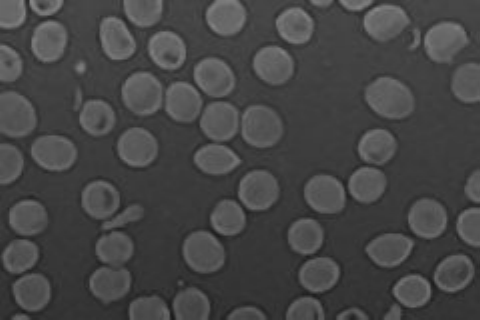
#> input picture Lab5/pics/bloodCells.tif, 480 x 320 px
$ python blood_cells.py
#> lines starting #> are read from the running program, lines starting #| are printed output that depends on the picture; after the words box and inside, x2 and y2 are one past the last pixel; in counts of white or black regions, pixels touching at a corner belong together
from pathlib import Path
import numpy as np
import matplotlib.pyplot as plt
from scipy import ndimage
from skimage.segmentation import clear_border
from PIL import Image

# ----------------------------------------------------- load image ---------------------------------------------
# Load the image
file_name = Path('.', 'pics', 'bloodCells.tif')
image = Image.open(file_name)
#> image is the input picture: PIL image 480x320 L; min 27, max 134, mean 69.6

# Convert the image to grayscale if it's not already
gray_image = image.convert('L')
# Define the threshold value
threshold = 75
# Apply the threshold to create a binary image
binary_image = gray_image.point(lambda p: p > threshold and 255)
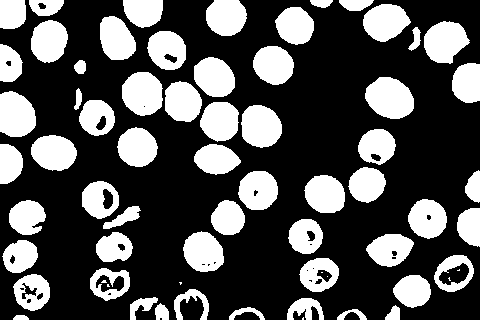
#> binary_image: PIL image 480x320 L; 32.4% white; 67 white regions (8 under 20 px), largest, box (x1, y1, x2, y2) and area: (365, 77, 414, 119) 1549, (122, 72, 163, 116) 1425, (424, 21, 470, 64) 1387

# clean up the image
binary_image = np.array(binary_image)
clear_image = clear_border(binary_image)
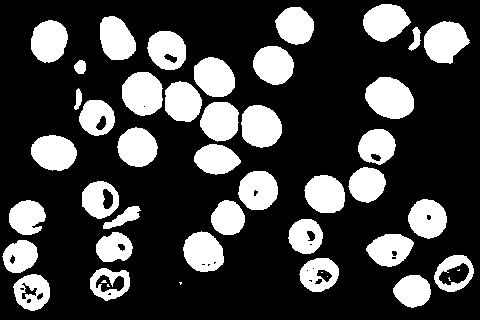
#> clear_image: shape (320, 480); 25.6% white; 46 white regions (7 under 20 px), largest, box (x1, y1, x2, y2) and area: (365, 77, 414, 119) 1549, (122, 72, 163, 116) 1425, (424, 21, 470, 64) 1387
fill_image = ndimage.binary_fill_holes(clear_image)
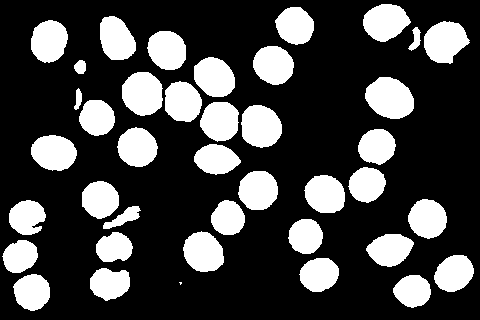
#> fill_image: shape (320, 480) bool; 26.6% white; 40 white regions (1 under 20 px), largest, box (x1, y1, x2, y2) and area: (365, 77, 414, 119) 1549, (122, 72, 163, 116) 1426, (424, 21, 470, 64) 1387

# label the segments
cells_segments, num_segments = ndimage.label(fill_image)
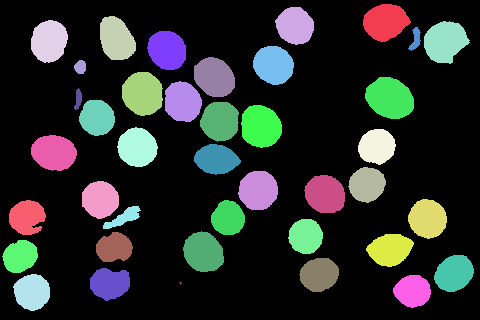
#> cells_segments: shape (320, 480) int32; 41 distinct labels, from 0 to 40; one colour per label, 0 black
#> num_segments = 40
print('found segments: ',num_segments)
#| found segments:  40

# --------------------- get segment pixel-sizes -----------------------------------
segment_sizes = []
for label in range(1, num_segments + 1):
    # get the current segment
    segment_mask = cells_segments == label
    # Count the number of white pixels in the segment
    num_pixels = np.sum(segment_mask)
    segment_sizes.append(num_pixels)
#> this loop made 40 passes
#> num_pixels on passes 1 to 12: 1293, 1112, 1208, 1227, 1387, 156, 1204, 1232, 1266, 132, 1426, 1549
#> pass 1, `segment_mask = cells_segments == label`:
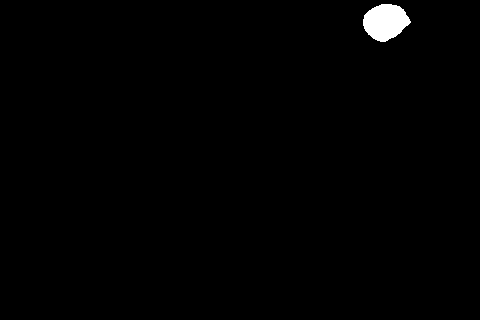
#> segment_mask: shape (320, 480) bool; 0.84% white; 1 white region, box (x1, y1, x2, y2) and area: (363, 4, 411, 42) 1293
#> pass 3, `segment_mask = cells_segments == label`:
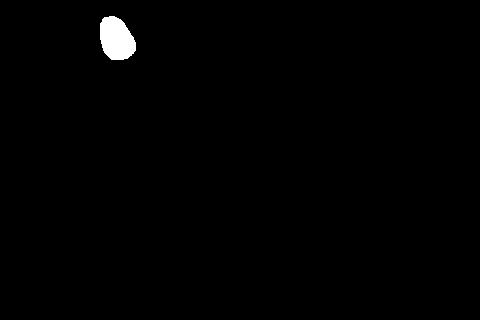
#> segment_mask: shape (320, 480) bool; 0.79% white; 1 white region, box (x1, y1, x2, y2) and area: (100, 16, 136, 60) 1208
#> after the loop, segment_sizes = 40 values, max 1549 at index 11, min 6 at index 39, mean 1022.1

# --------------------------------------------------------- display images ---------------------------------------------
fig0 = plt.figure(1)
plt.subplot(2, 2, 1)
plt.title('original')
plt.imshow(gray_image, cmap='gray')

plt.subplot(2, 2, 2)
plt.title('binary image')
plt.imshow(binary_image, cmap='gray')

plt.subplot(2, 2, 3)
plt.title('clean image')
plt.imshow(fill_image, cmap='gray')

plt.tight_layout()
for ax in fig0.get_axes():
    ax.axis('off')
plt.show()

# Create a histogram of segment sizes
plt.hist(segment_sizes, bins=20, color='red', alpha=0.7)
plt.xlabel('Number of Pixels')
plt.ylabel('Frequency')
plt.title('Segment Sizes Histogram')
plt.show()
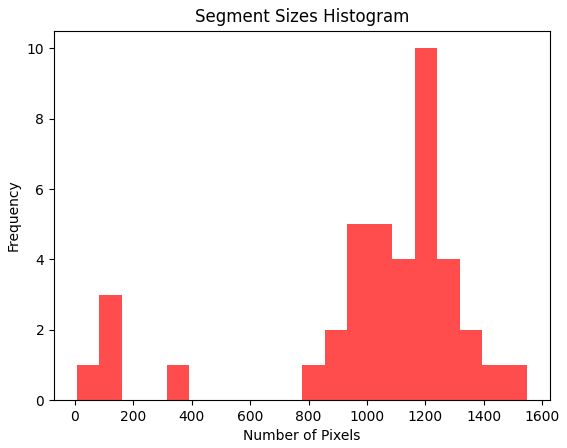
#> figure drawn by matplotlib, 1 panel; tallest bar 10 high, from x = 1163.2 to 1240.4
